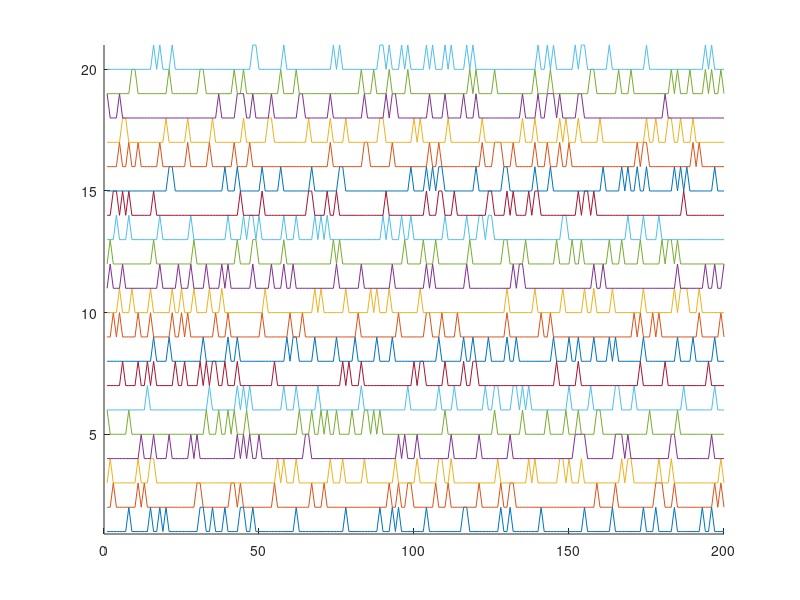
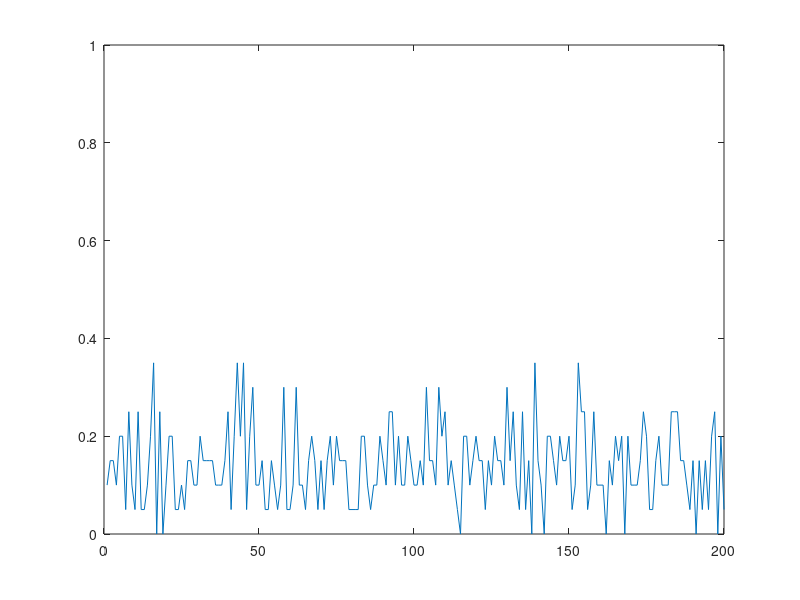
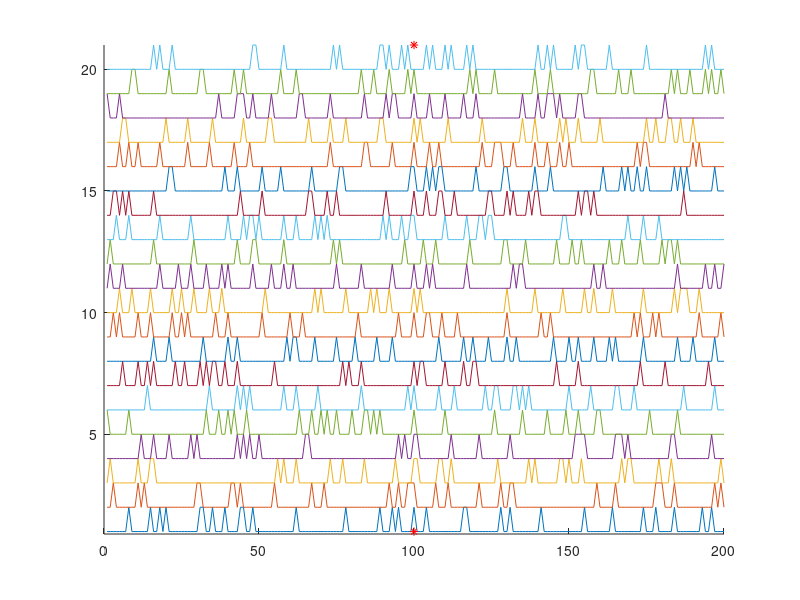
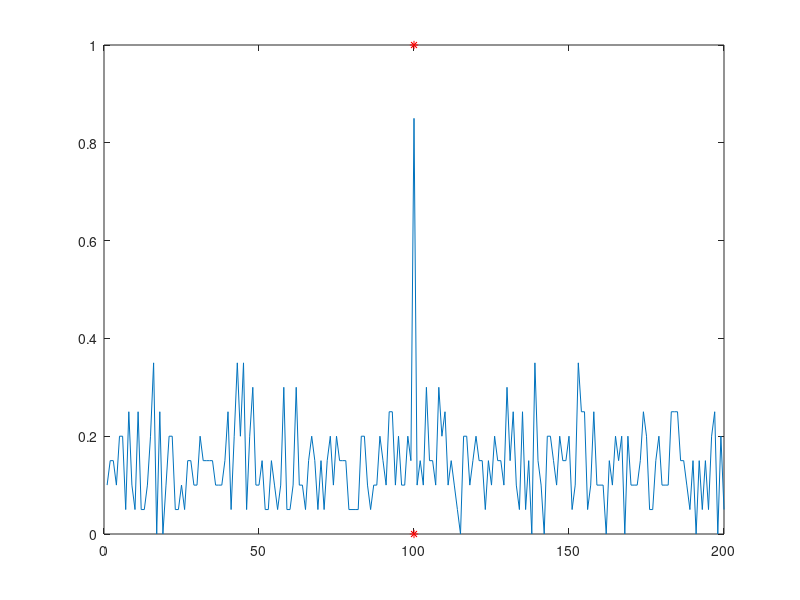

Write MATLAB code to recreate these figures, in order.
clear all

%% Random spikes 

% How many neurons 
    numits = 20; 

% Duration of the epoch
    len = 200; 
% Number of spikes per epoch
    numspikes = 30; 

% Time steps
    t = 1:len; 

% Initialize neurons, no spikes
    neuron = zeros(len,numits);

% Generate spikes
for j=1:numits
    spikeIDXs = randi(len,[1,numspikes]);
    neuron(spikeIDXs,j) = 1; 
end

% Calculate the downstream response to all neural inputs
    avgDownStream = sum(neuron');
    avgDownStream = avgDownStream / numits;

% Plot all or some of the raw spike trains
maxnumtrainstoshow = 50;
figure(27); clf; hold on;
    for j=1:min([maxnumtrainstoshow, numits])
        plot(t, neuron(:,j)+j);
    end
    ylim([0.9, min([maxnumtrainstoshow+1, numits+1])])

% Plot the downstream neural response
    figure(28); clf; 
        plot(t, avgDownStream); ylim([0 1]);

%% Signal detection with random spikes

% Chance that a neuron will detect the event (range 0-1)
    detectionChance = 0.80; 

    neuronDetector = neuron;

    neuronDetector(round(len/2),rand(1,numits) <= detectionChance) = 1;

% Calculate the downstream response to all neural inputs
    avgDownStreamDetector = sum(neuronDetector');
    avgDownStreamDetector = avgDownStreamDetector / numits;


figure(29); clf; hold on;
    for j=1:min([maxnumtrainstoshow, numits])
        plot(t, neuronDetector(:,j)+j);
    end
    ylim([0.9, min([maxnumtrainstoshow+1, numits+1])])
    plot(round(len/2), 1, 'r*'); plot(round(len/2), min([maxnumtrainstoshow+1, numits+1]), 'r*')

% Plot the downstream neural response
    figure(30); clf; 
        plot(t, avgDownStreamDetector); 
        hold on;
        plot(round(len/2), 1, 'r*'); plot(round(len/2), 0, 'r*')
        ylim([0 1]);
